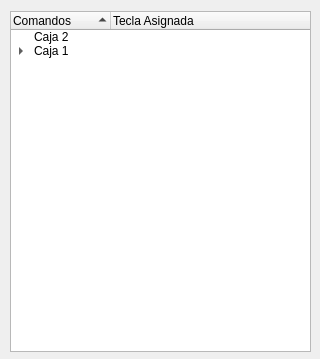
<?xml version="1.0" encoding="UTF-8"?>
<ui version="4.0">
 <class>Dialog</class>
 <widget class="QDialog" name="Dialog">
  <property name="geometry">
   <rect>
    <x>0</x>
    <y>0</y>
    <width>320</width>
    <height>359</height>
   </rect>
  </property>
  <property name="windowTitle">
   <string>Dialog</string>
  </property>
  <widget class="QTreeWidget" name="treeWidget">
   <property name="geometry">
    <rect>
     <x>10</x>
     <y>11</y>
     <width>301</width>
     <height>341</height>
    </rect>
   </property>
   <property name="autoFillBackground">
    <bool>false</bool>
   </property>
   <property name="alternatingRowColors">
    <bool>false</bool>
   </property>
   <property name="uniformRowHeights">
    <bool>false</bool>
   </property>
   <property name="sortingEnabled">
    <bool>true</bool>
   </property>
   <property name="animated">
    <bool>true</bool>
   </property>
   <column>
    <property name="text">
     <string>Comandos</string>
    </property>
    <property name="icon">
     <iconset>
      <normaloff>image/icon/teclado.png</normaloff>image/icon/teclado.png</iconset>
    </property>
   </column>
   <column>
    <property name="text">
     <string>Tecla Asignada</string>
    </property>
   </column>
   <item>
    <property name="text">
     <string>Caja 2</string>
    </property>
    <property name="icon">
     <iconset>
      <normaloff>image/icon/comercio-y-compras.png</normaloff>image/icon/comercio-y-compras.png</iconset>
    </property>
   </item>
   <item>
    <property name="text">
     <string>Caja 1</string>
    </property>
    <property name="icon">
     <iconset>
      <normaloff>image/icon/comercio-y-compras.png</normaloff>image/icon/comercio-y-compras.png</iconset>
    </property>
    <item>
     <property name="text">
      <string>Teclado Numérico</string>
     </property>
     <item>
      <property name="text">
       <string>9</string>
      </property>
      <property name="text">
       <string>9</string>
      </property>
     </item>
     <item>
      <property name="text">
       <string>8</string>
      </property>
      <property name="text">
       <string>8</string>
      </property>
     </item>
     <item>
      <property name="text">
       <string>7</string>
      </property>
      <property name="text">
       <string>7</string>
      </property>
     </item>
     <item>
      <property name="text">
       <string>6</string>
      </property>
      <property name="text">
       <string>6</string>
      </property>
     </item>
     <item>
      <property name="text">
       <string>5</string>
      </property>
      <property name="text">
       <string>5</string>
      </property>
     </item>
     <item>
      <property name="text">
       <string>4</string>
      </property>
      <property name="text">
       <string>4</string>
      </property>
     </item>
     <item>
      <property name="text">
       <string>3</string>
      </property>
      <property name="text">
       <string>3</string>
      </property>
     </item>
     <item>
      <property name="text">
       <string>2</string>
      </property>
      <property name="text">
       <string>2</string>
      </property>
     </item>
     <item>
      <property name="text">
       <string>1</string>
      </property>
      <property name="text">
       <string>1</string>
      </property>
     </item>
     <item>
      <property name="text">
       <string>0</string>
      </property>
      <property name="text">
       <string>0</string>
      </property>
     </item>
    </item>
    <item>
     <property name="text">
      <string>Registrar Gasto</string>
     </property>
     <property name="text">
      <string>-</string>
     </property>
    </item>
    <item>
     <property name="text">
      <string>Realizar Registro</string>
     </property>
     <property name="text">
      <string>Enter</string>
     </property>
    </item>
    <item>
     <property name="text">
      <string>Insertar Tipo de Pago</string>
     </property>
     <property name="icon">
      <iconset>
       <normaloff>image/icon/tecla.png</normaloff>image/icon/tecla.png</iconset>
     </property>
     <property name="text">
      <string>+</string>
     </property>
     <item>
      <property name="text">
       <string>Targeta de Débito</string>
      </property>
      <property name="text">
       <string>1</string>
      </property>
     </item>
     <item>
      <property name="text">
       <string>Targeta de Crédito</string>
      </property>
      <property name="text">
       <string>2</string>
      </property>
     </item>
     <item>
      <property name="text">
       <string>Efectivo</string>
      </property>
      <property name="text">
       <string>0</string>
      </property>
     </item>
    </item>
    <item>
     <property name="text">
      <string>Insertar Observación</string>
     </property>
     <property name="text">
      <string>+</string>
     </property>
    </item>
    <item>
     <property name="text">
      <string>Comenzar de Nuevo</string>
     </property>
     <property name="text">
      <string>*</string>
     </property>
    </item>
    <item>
     <property name="text">
      <string>Borrar Registro Anterior</string>
     </property>
     <property name="text">
      <string>/</string>
     </property>
    </item>
   </item>
  </widget>
 </widget>
 <resources/>
 <connections/>
</ui>
